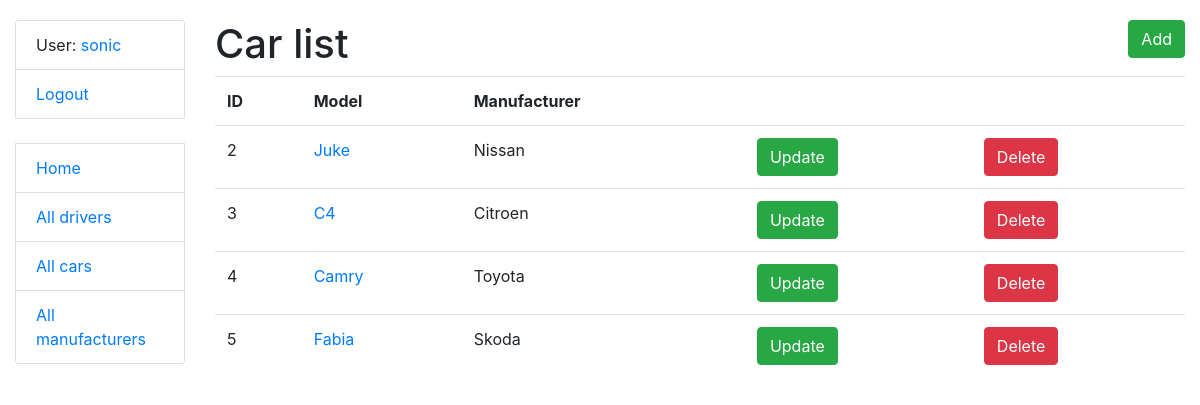
The app's page /cars/ (signed in) with its own data.
### taxi/models.py (models this page shows, shortened)
class Driver(AbstractUser):
    license_number = models.CharField(max_length=255, unique=True)
    class Meta:
        verbose_name = "driver"
        verbose_name_plural = "drivers"
    def get_absolute_url(self):
        return reverse("taxi:driver-detail", kwargs={'pk': self.pk})

class Car(models.Model):
    model = models.CharField(max_length=255)
    manufacturer = models.ForeignKey(Manufacturer, on_delete=models.CASCADE)
    drivers = models.ManyToManyField(Driver, related_name="cars")

class Manufacturer(models.Model):
    name = models.CharField(max_length=255, unique=True)
    country = models.CharField(max_length=255)
    class Meta:
        ordering = ["name"]

### taxi/views.py (the view)
# urls.py: path("cars/", CarListView.as_view(), name="car-list"),
class CarListView(LoginRequiredMixin, generic.ListView):
    model = Car
    paginate_by = 10
    queryset = Car.objects.all().select_related("manufacturer")

### templates/taxi/car_list.html
{% extends "base.html" %}
{% block content %}
  <h1>
    Car list
    <a class="btn btn-success float-right" href="{% url 'taxi:car-create' %}" role="button">
        Add
      </a>
  </h1>
{% if car_list %}
<table class="table">
      <tr>
        <th>ID</th>
        <th>Model</th>
        <th>Manufacturer</th>
         <th></th>
         <th></th>
      </tr>
      {% for car in car_list %}
    <tr>
          <td>
            {{ car.id }}
          </td>
        <td><a href="{% url "taxi:car-detail" pk=car.id %} ">{{ car.model }}</a></td>
          <td>{{ car.manufacturer.name }}</td>
        <td><a class='btn btn-success' href="{% url "taxi:car-update" pk=car.id %} ">Update</a></td>
        <td><a class='btn btn-danger' href="{% url "taxi:car-delete" pk=car.id %} ">Delete</a></td>
        </tr>
      {% endfor %}
</table>
  {% else %}
    <p>There are no cars in taxi</p>
  {% endif %}
{% endblock %}

### templates/base.html (shortened to what this page needs)
<!DOCTYPE html>
<html lang="en">
<head>
    <link rel="stylesheet"
          href="https://cdn.jsdelivr.net/npm/bootstrap@4.5.3/dist/css/bootstrap.min.css"
>
    {% load static %}
    <link rel="stylesheet" href="{% static 'css/styles.css' %}">
</head>
<body>
<div class="container-fluid">
    <div class="row">
        <div class="col-sm-2">
            {% block sidebar %}
                {% include "includes/sidebar.html" %}
            {% endblock %}
        </div>
        <div class="col-sm-10 ">
            {% block content %}{% endblock %}
        </div>
    </div>
</div>
</body>
</html>

### templates/includes/sidebar.html
<ul class="sidebar-nav list-group">
  {% if user.is_authenticated %}
    <li class="list-group-item">User: <a href="{{ user.get_absolute_url }}">{{ user.get_username }}</a></li>
    <li class="list-group-item"><a href="{% url 'logout'%}?next={{request.path}}">Logout</a></li>
  {% else %}
    <li class="list-group-item"><a href="{% url 'login'%}?next={{request.path}}">Login</a></li>
  {% endif %}
  <br>
  <li class="list-group-item"><a href="{% url 'taxi:index' %}">Home</a></li>
  <li class="list-group-item"><a href="{% url 'taxi:driver-list' %}">All drivers</a></li>
  <li class="list-group-item"><a href="{% url 'taxi:car-list' %}">All cars</a></li>
  <li class="list-group-item"><a href="{% url 'taxi:manufacturer-list' %}">All manufacturers</a></li>
</ul>

### static/css/styles.css (style rules this page uses)
body { margin-top: 20px; }

### records on screen
Driver: get_username "sonic"
Car: id "2", model "Juke", manufacturer.name "Nissan"
Car: id "3", model "C4", manufacturer.name "Citroen"
Car: id "4", model "Camry", manufacturer.name "Toyota"
Car: id "5", model "Fabia", manufacturer.name "Skoda"
